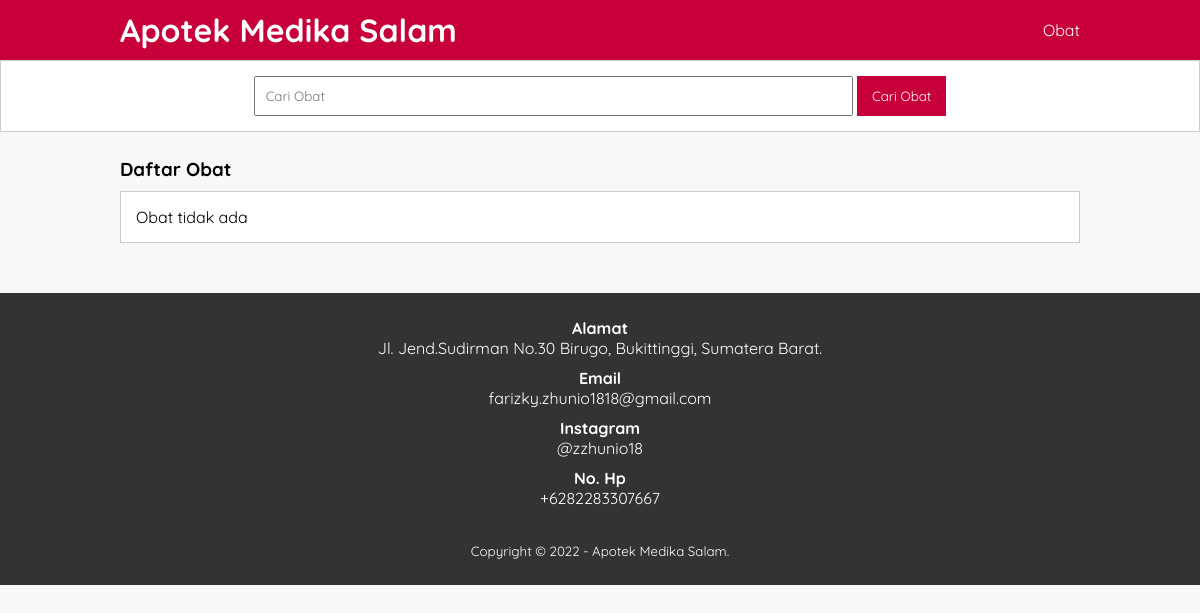
The app's page /obat.php?kat=26, older data.
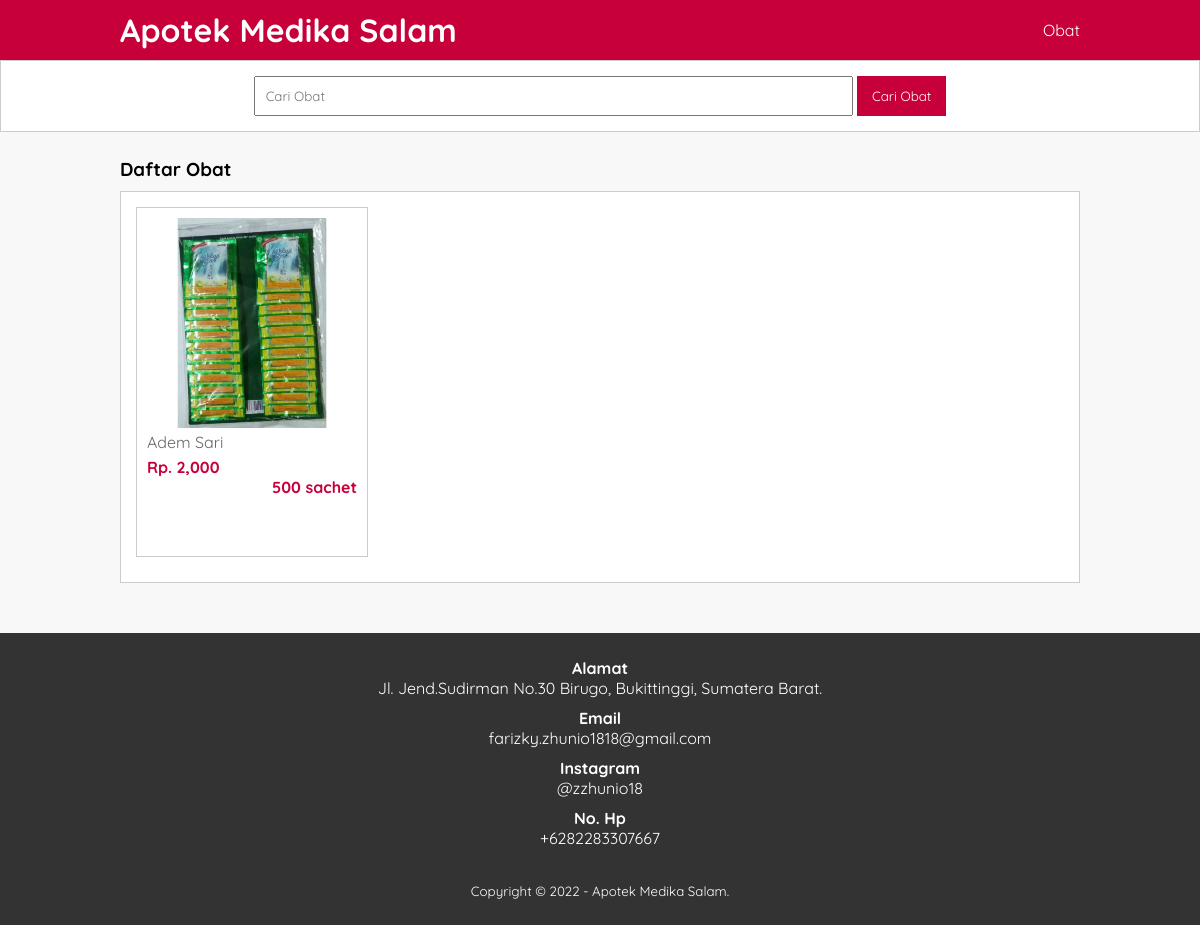
The same page, newer data.
### tables this page shows
CREATE TABLE `tb_obat` (
  `obat_id` int(11) NOT NULL,
  `category_id` int(11) NOT NULL,
  `obat_name` varchar(100) NOT NULL,
  `obat_price` int(11) NOT NULL,
  `obat_description` text NOT NULL,
  `obat_image` varchar(100) NOT NULL,
  `obat_stock` varchar(100) NOT NULL,
  `obat_status` tinyint(1) NOT NULL,
  `data_created` timestamp NOT NULL DEFAULT current_timestamp()
);

### obat.php (the view, shortened to what this page needs)
<?php
	include 'db.php';
	$kontak = mysqli_query($conn, "SELECT admin_telp, admin_email, admin_instagram, admin_address FROM tb_admin WHERE admin_id = 1");
	$a = mysqli_fetch_object($kontak);
?>
<!DOCTYPE html>
<html>
<head>
	<link rel="stylesheet" type="text/css" href="style.css">
</head>
<body>
	<header>
		<div class="container">
			<h1><a href="index.php">Apotek Medika Salam</a></h1>
			<ul>
				<li><a href="obat.php">Obat</a></li>
			</ul>
		</div>
	</header>
	<div class="search">
		<div class="container">
			<form action="obat.php">
				<input type="text" name="search" placeholder="Cari Obat" value="<?php echo $_GET['search'] ?>">
				<input type="submit" name="cari" value="Cari Obat">
			</form>
		</div>
	</div>
	<div class="section">
		<div class="container">
			<h3>Daftar Obat</h3>
			<div class="box">
				<?php
					if($_GET['search'] != '' || $_GET['kat'] != ''){
						$where = "AND obat_name LIKE '%".$_GET['search']."%' AND category_id LIKE '%".$_GET['kat']."%' ";
					}
					$obat = mysqli_query($conn, "SELECT * FROM tb_obat WHERE obat_status = 1 $where ORDER BY obat_id DESC");
					if(mysqli_num_rows($obat) > 0){
						while($p = mysqli_fetch_array($obat)){
				?>
					<a href="detail-obat.php?id=<?php echo $p['obat_id'] ?>">
						<div class="col-4">
							<img src="obat/<?php echo $p['obat_image'] ?>">
							<p class="nama"><?php echo substr($p['obat_name'], 0, 30) ?></p>
							<p class="harga">Rp. <?php echo number_format($p['obat_price']) ?></p>
							<p class="stock"><?php echo substr($p['obat_stock'], 0, 30) ?></p>
						</div>
					</a>
				<?php }}else{ ?>
					<p>Obat tidak ada</p>
				<?php } ?>
			</div>
		</div>
	</div>
	<div class="footer">
		<div class="container">
			<h4>Alamat</h4>
			<p><?php echo $a->admin_address ?></p>
			<h4>Email</h4>
			<p><?php echo $a->admin_email ?></p>
			<h4>Instagram</h4>
			<p><a href=https://www.instagram.com/zzhunio18><?php echo $a->admin_instagram ?></a></p>
			<h4>No. Hp</h4>
			<p><?php echo $a->admin_telp ?></p>
			<small>Copyright &copy; 2022 - Apotek Medika Salam.</small>
		</div>
	</div>
</body>
</html>

Row changes from the older to the newer data that the page shows:
added tb_obat: obat_image (picture), obat_name "Adem Sari", obat_price "2,000", obat_stock "500 sachet"
Text that changed along with them:
text no longer shown: "Obat tidak ada"
